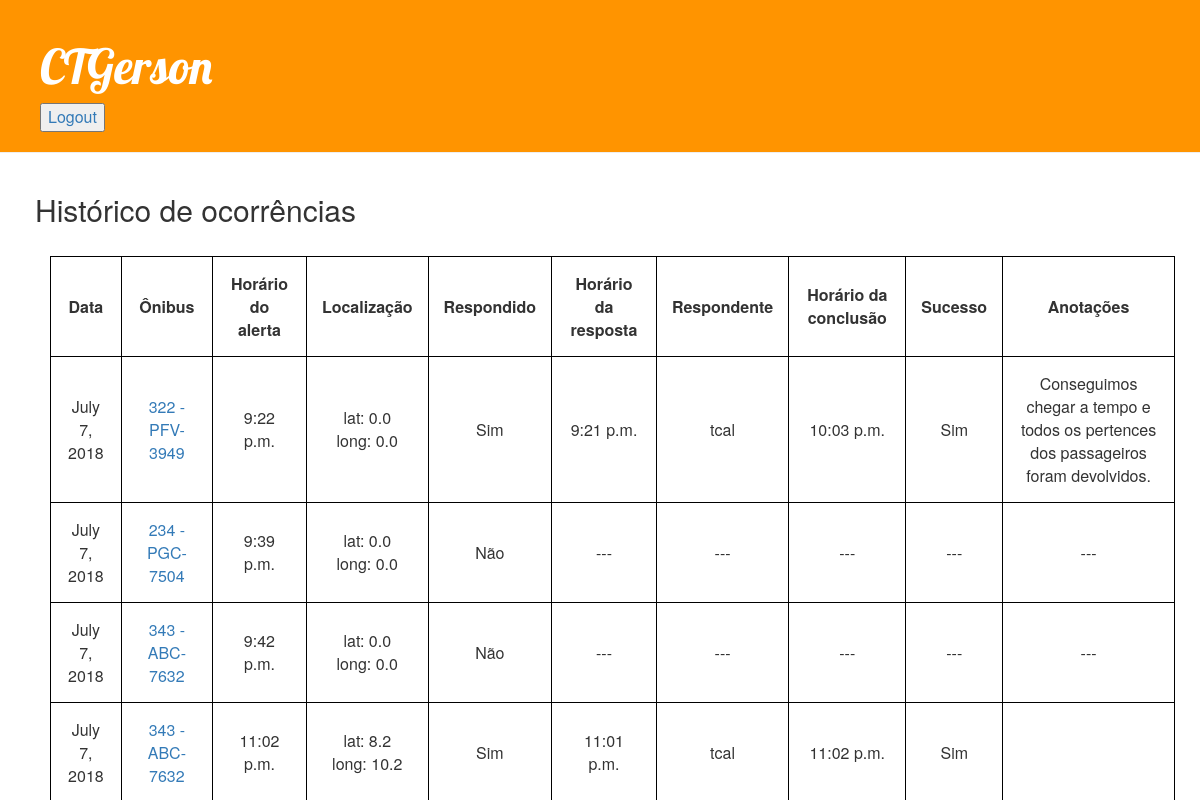
Page /lista_ocorrencias/ (signed in) on the earlier database version.
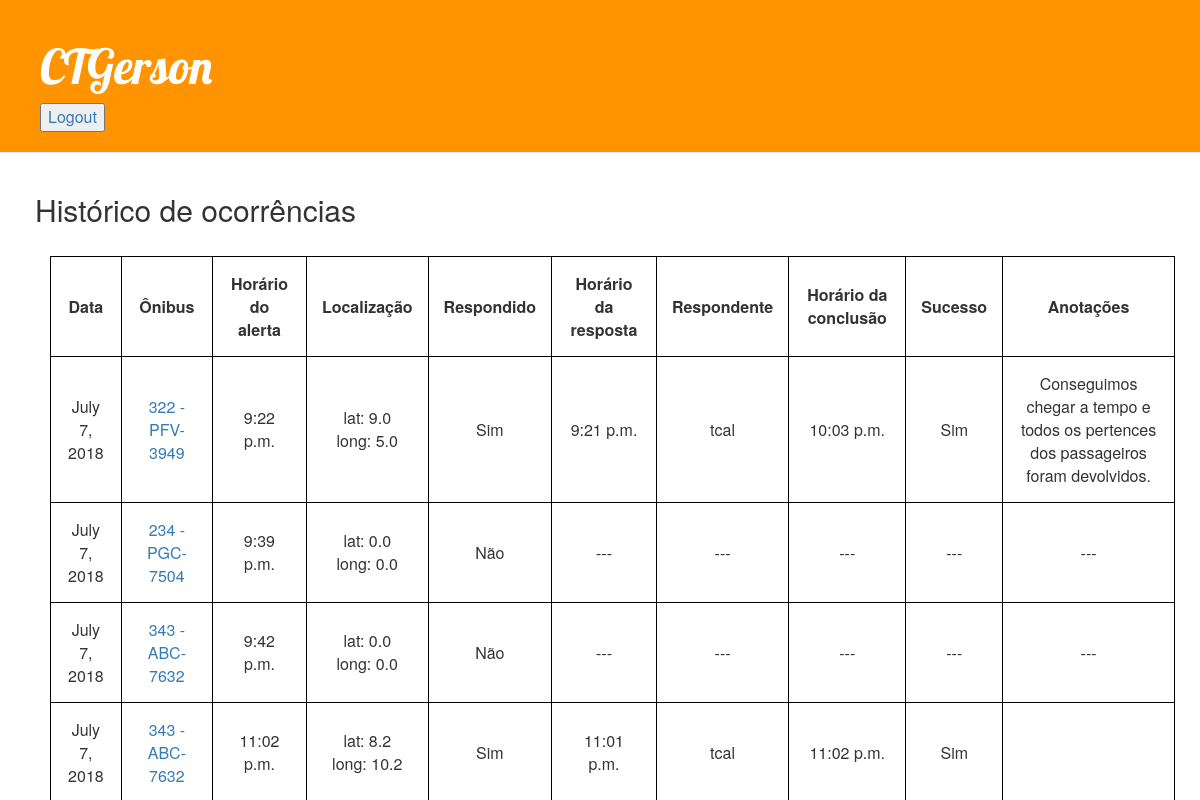
Same page on the later database version.
### CTGerson/models.py (models this page shows, shortened)
class Occurrence(models.Model):
    date = models.DateField(auto_now_add=True)
    bus = models.ForeignKey('CTGerson.Bus', on_delete=models.PROTECT)
    alert_time = models.TimeField(auto_now_add=True)
    latitude = models.FloatField(default=0.0)
    longitude = models.FloatField(default=0.0)
    responded = models.BooleanField(default=False)
    response_time = models.TimeField(default=timezone.localtime)
    responder = models.ForeignKey('auth.User', on_delete=models.PROTECT, default=3)
    finish_time = models.TimeField(default=timezone.localtime)
    successfull = models.BooleanField(default=False)
    notes = models.TextField(blank=True)

class Bus(models.Model):
    plate = models.CharField(max_length=8)
    line_number = models.CharField(max_length=5)
    company = models.CharField(max_length=100)
    class Meta:
        permissions = (("can_see_bus_list", "See bus list"),)

### CTGerson/views.py (the view)
# urls.py: path('lista_ocorrencias/', views.occurrences_list, name='occurrences_list'),
@login_required
def occurrences_list(request):
    occurrences = Occurrence.objects.all()
    return render(request, 'occurrences_list.html', {'occurrences': occurrences})

### CTGerson/templates/occurrences_list.html
{% extends 'base.html' %}
{% block content %}
    <div class="page-title">
        <h2>Histórico de ocorrências</h2>
        <br />
    </div>
    <div class="page-content">
        {% if occurrences %}
            <table>
                <tr>
                    <th>Data</th>
                    <th>Ônibus</th>
                    <th>Horário do alerta</th>
                    <th>Localização</th>
                    <th>Respondido</th>
                    <th>Horário da resposta</th>
                    <th>Respondente</th>
                    <th>Horário da conclusão</th>
                    <th>Sucesso</th>
                    <th>Anotações</th>
                </tr>
                {% for occurrence in occurrences %}
                    <tr>
                        <td>{{ occurrence.date }}</td>
                        <td><a href="{% url 'bus_detail' pk=occurrence.bus.pk %}">{{ occurrence.bus.line_number }} - {{ occurrence.bus.plate }}</a></td>
                        <td>{{ occurrence.alert_time }}</td>
                        <td>lat: {{ occurrence.latitude }} <br />long: {{ occurrence.longitude }}</td>
                        {% if occurrence.responded %}
                                <td>Sim</td>
                            {% else %}
                                <td>Não</td>
                            {% endif %}
                        {% if occurrence.responded %}
                            <td>{{ occurrence.response_time }}</td>
                            <td>{{ occurrence.responder.username }}</td>
                            <td>{{ occurrence.finish_time }}</td>
                            {% if occurrence.successfull %}
                                <td>Sim</td>
                            {% else %}
                                <td>Não</td>
                            {% endif %}
                            <td>{{ occurrence.notes }}</td>
                        {% else %}
                            <td>---</td>
                            <td>---</td>
                            <td>---</td>
                            <td>---</td>
                            <td>---</td>
                        {% endif %}
                    </tr>
                {% endfor %}
            </table>
        {% else %}
            <p>Nenhuma ocorrência encontrada</p>
        {% endif %}
    </div>
{% endblock content %}

### CTGerson/templates/base.html (shortened to what this page needs)
{% load staticfiles %}
<html>
    <head>
        <link rel="stylesheet" href="//maxcdn.bootstrapcdn.com/bootstrap/3.2.0/css/bootstrap.min.css">
        <link rel="stylesheet" href="//maxcdn.bootstrapcdn.com/bootstrap/3.2.0/css/bootstrap-theme.min.css">
        <link rel="stylesheet" href="{% static 'css/ctgerson.css' %}">
    </head>
    <body>
        <div class="page-header">
            <h1><a href="/">CTGerson</a></h1>
            <button><a href="http://127.0.0.1:8000/accounts/logout">Logout</a></button>
        </div>
        <div class="content container">
            {% block content %}
            {% endblock content %}
        </div>
    </body>
</html>

### CTGerson/static/css/CTGerson.css (style rules this page uses)
.page-header { background-color: #FF9400; margin-top: 0; padding: 20px 20px 20px 40px; }
.page-header h1, .page-header h1 a, .page-header h1 a:visited, .page-header h1 a:active { color: #FFFFFF; font-size: 36pt; text-decoration: none; }
.content { margin-left: 20px; }
h1 { font-family: 'Lobster', cursive; }
.page-content { margin-left: 15px; }
button { font-size: 12pt; }
table, th, td { border: 1px solid black; border-collapse: collapse; }
th, td { padding: 15px; text-align: center; }

Differences in the rows shown:
changed Occurrence "PFV-3949": latitude "0.0" → "9.0"; longitude "0.0" → "5.0"
